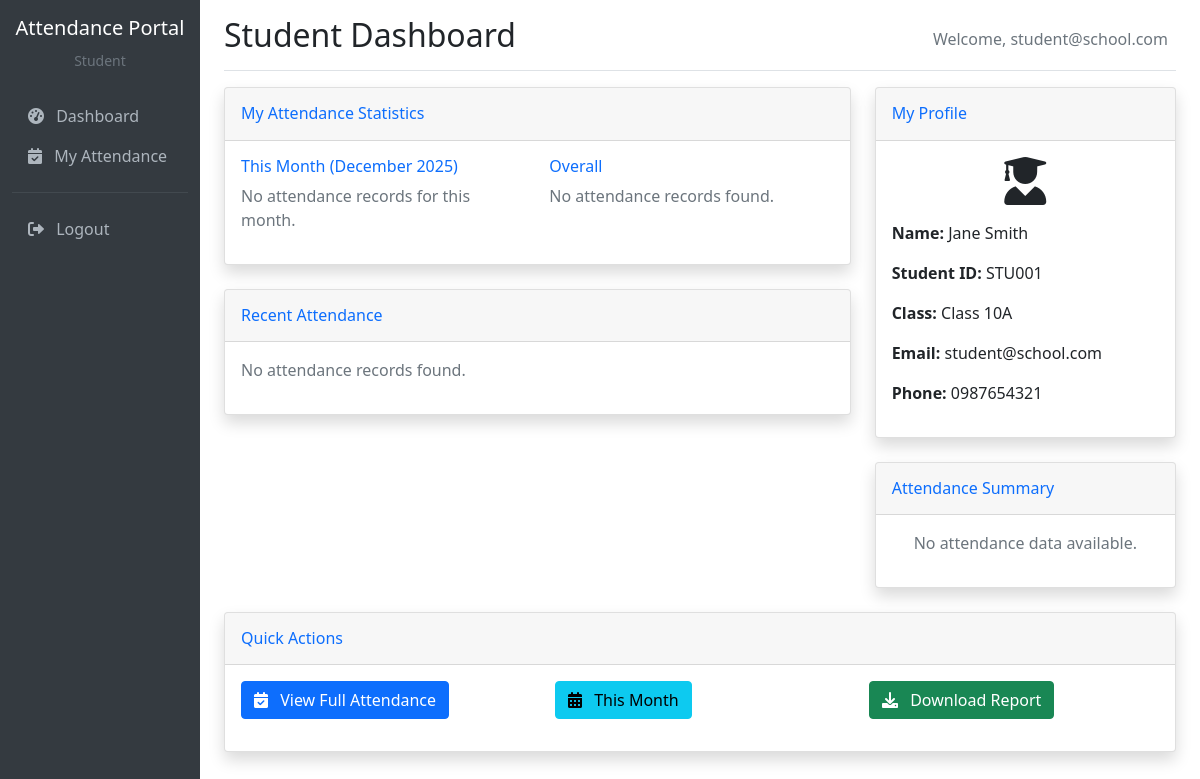
/dashboard (signed in), run on the app's committed database.
### tables this page shows
CREATE TABLE students (
    id INT PRIMARY KEY AUTO_INCREMENT,
    user_id INT NOT NULL,
    student_id VARCHAR(20) UNIQUE NOT NULL,
    first_name VARCHAR(50) NOT NULL,
    last_name VARCHAR(50) NOT NULL,
    class_id INT NOT NULL,
    phone VARCHAR(20),
    address TEXT,
    created_at TIMESTAMP DEFAULT CURRENT_TIMESTAMP,
    FOREIGN KEY (user_id) REFERENCES users(id) ON DELETE CASCADE,
    FOREIGN KEY (class_id) REFERENCES classes(id) ON DELETE CASCADE
);

CREATE TABLE classes (
    id INT PRIMARY KEY AUTO_INCREMENT,
    name VARCHAR(100) NOT NULL,
    description TEXT,
    created_at TIMESTAMP DEFAULT CURRENT_TIMESTAMP
);

CREATE TABLE users (
    id INT PRIMARY KEY AUTO_INCREMENT,
    email VARCHAR(100) UNIQUE NOT NULL,
    password VARCHAR(255) NOT NULL,
    role ENUM('admin', 'teacher', 'student') NOT NULL,
    created_at TIMESTAMP DEFAULT CURRENT_TIMESTAMP,
    updated_at TIMESTAMP DEFAULT CURRENT_TIMESTAMP ON UPDATE CURRENT_TIMESTAMP
);

### index.php (called while the page is built, shortened)
<?php
spl_autoload_register(function ($class) {
    $paths = [
        APP_PATH . '/controllers/',
        APP_PATH . '/models/',
        APP_PATH . '/core/',
        CONFIG_PATH . '/'
    ];
    foreach ($paths as $path) {
        $file = $path . $class . '.php';
        if (file_exists($file)) {
            return;
        }
    }
});
require_once CONFIG_PATH . '/database.php';
$router = new Router();
$router->add('', 'AuthController@login');
$router->add('login', 'AuthController@login');
$router->add('signup', 'AuthController@signup');
$router->add('logout', 'AuthController@logout');
$router->add('dashboard', 'DashboardController@index');
$router->add('admin/users', 'AdminController@users');
$router->add('admin/classes', 'AdminController@classes');
$router->add('admin/subjects', 'AdminController@subjects');
$router->add('admin/reports', 'AdminController@reports');
$router->add('teacher/attendance', 'TeacherController@attendance');
$router->add('teacher/mark-attendance', 'TeacherController@markAttendance');
$router->add('student/attendance', 'StudentController@attendance');
$router->add('api/save-attendance', 'ApiController@saveAttendance');
$router->add('api/export-csv', 'ApiController@exportCsv');
$router->dispatch();

### config/database.php (called while the page is built, shortened)
<?php
class Database {
    private static $instance = null;
    private $connection;
    private $host = 'localhost';
    private $database = 'attendance_portal';
    private $username = 'root';
    private $password = '';
    private function __construct() {
        try {
            $this->connection = new PDO(
                "mysql:host={$this->host};dbname={$this->database};charset=utf8mb4",
                $this->username,
                $this->password,
                [
                    PDO::ATTR_ERRMODE => PDO::ERRMODE_EXCEPTION,
                    PDO::ATTR_DEFAULT_FETCH_MODE => PDO::FETCH_ASSOC,
                    PDO::ATTR_EMULATE_PREPARES => false
                ]
            );
        } catch (PDOException $e) {
            die("Database connection failed: " . $e->getMessage());
        }
    }
    public static function getInstance() {
        if (self::$instance === null) {
            self::$instance = new self();
        }
        return self::$instance;
    }
    public function query($sql, $params = []) {
        try {
            $stmt = $this->connection->prepare($sql);
            $stmt->execute($params);
            return $stmt;
        } catch (PDOException $e) {
            error_log("Database query error: " . $e->getMessage());
            throw $e;
        }
    }
    public function fetch($sql, $params = []) {
        return $this->query($sql, $params)->fetch();
    }
}

### app/models/Student.php (called while the page is built, shortened)
<?php
class Student {
    private $db;
    public function __construct() {
        $this->db = Database::getInstance();
    }
    public function findByUserId($userId) {
        return $this->db->fetch(
            "SELECT s.*, c.name as class_name
             FROM students s
             JOIN classes c ON s.class_id = c.id
             WHERE s.user_id = ?",
            [$userId]
        );
    }
    public function getAttendanceStats($studentId, $month = null, $year = null) {
        $whereClause = "WHERE a.student_id = ?";
        $params = [$studentId];
        if ($month && $year) {
            $whereClause .= " AND MONTH(a.date) = ? AND YEAR(a.date) = ?";
            $params[] = $month;
            $params[] = $year;
        }
        return $this->db->fetch(
            "SELECT
                COUNT(*) as total_days,
                SUM(CASE WHEN a.status = 'present' THEN 1 ELSE 0 END) as present_days,
                SUM(CASE WHEN a.status = 'absent' THEN 1 ELSE 0 END) as absent_days,
                SUM(CASE WHEN a.status = 'late' THEN 1 ELSE 0 END) as late_days,
                ROUND((SUM(CASE WHEN a.status = 'present' THEN 1 ELSE 0 END) / COUNT(*)) * 100, 2) as attendance_percentage
             FROM attendance a
             $whereClause",
            $params
        );
    }
}

### app/views/dashboard/student.php (the view, shortened to what this page needs)
<?php
include APP_PATH . '/views/layout/header.php';
?>
<div class="row">
    <div class="col-lg-8">
        <div class="card shadow mb-4">
            <div class="card-header py-3">
                <h6 class="m-0 font-weight-bold text-primary">My Attendance Statistics</h6>
            </div>
            <div class="card-body">
                <div class="row">
                    <div class="col-md-6">
                        <h6 class="text-primary">This Month (<?= date('F Y') ?>)</h6>
                        <?php if ($monthly_stats && $monthly_stats['total_days'] > 0): ?>
                        <div class="progress mb-3" style="height: 25px;">
                            <div class="progress-bar bg-success" role="progressbar"
                                 style="width: <?= $monthly_stats['attendance_percentage'] ?>%">
                                <?= $monthly_stats['attendance_percentage'] ?>%
                            </div>
                        </div>
                        <div class="row text-center">
                            <div class="col-4">
                                <h5 class="text-success"><?= $monthly_stats['present_days'] ?></h5>
                                <small class="text-muted">Present</small>
                            </div>
                            <div class="col-4">
                                <h5 class="text-danger"><?= $monthly_stats['absent_days'] ?></h5>
                                <small class="text-muted">Absent</small>
                            </div>
                            <div class="col-4">
                                <h5 class="text-warning"><?= $monthly_stats['late_days'] ?></h5>
                                <small class="text-muted">Late</small>
                            </div>
                        </div>
                        <?php else: ?>
                        <p class="text-muted">No attendance records for this month.</p>
                        <?php endif; ?>
                    </div>
                    <div class="col-md-6">
                        <h6 class="text-primary">Overall</h6>
                        <?php if ($overall_stats && $overall_stats['total_days'] > 0): ?>
                        <div class="progress mb-3" style="height: 25px;">
                            <div class="progress-bar bg-info" role="progressbar"
                                 style="width: <?= $overall_stats['attendance_percentage'] ?>%">
                                <?= $overall_stats['attendance_percentage'] ?>%
                            </div>
                        </div>
                        <div class="row text-center">
                            <div class="col-4">
                                <h5 class="text-success"><?= $overall_stats['present_days'] ?></h5>
                                <small class="text-muted">Present</small>
                            </div>
                            <div class="col-4">
                                <h5 class="text-danger"><?= $overall_stats['absent_days'] ?></h5>
                                <small class="text-muted">Absent</small>
                            </div>
                            <div class="col-4">
                                <h5 class="text-warning"><?= $overall_stats['late_days'] ?></h5>
                                <small class="text-muted">Late</small>
                            </div>
                        </div>
                        <?php else: ?>
                        <p class="text-muted">No attendance records found.</p>
                        <?php endif; ?>
                    </div>
                </div>
            </div>
        </div>
        <div class="card shadow mb-4">
            <div class="card-header py-3">
                <h6 class="m-0 font-weight-bold text-primary">Recent Attendance</h6>
            </div>
            <div class="card-body">
                <?php if (empty($recent_attendance)): ?>
                    <p class="text-muted">No attendance records found.</p>
                <?php endif; ?>
            </div>
        </div>
    </div>
    <div class="col-lg-4">
        <div class="card shadow mb-4">
            <div class="card-header py-3">
                <h6 class="m-0 font-weight-bold text-primary">My Profile</h6>
            </div>
            <div class="card-body">
                <div class="text-center mb-3">
                    <i class="fas fa-user-graduate fa-3x text-gray-300"></i>
                </div>
                <p><strong>Name:</strong> <?= htmlspecialchars($student['first_name'] . ' ' . $student['last_name']) ?></p>
                <p><strong>Student ID:</strong> <?= htmlspecialchars($student['student_id']) ?></p>
                <p><strong>Class:</strong> <?= htmlspecialchars($student['class_name']) ?></p>
                <p><strong>Email:</strong> <?= htmlspecialchars($user['email']) ?></p>
                <?php if ($student['phone']): ?>
                <p><strong>Phone:</strong> <?= htmlspecialchars($student['phone']) ?></p>
                <?php endif; ?>
            </div>
        </div>
        <div class="card shadow mb-4">
            <div class="card-header py-3">
                <h6 class="m-0 font-weight-bold text-primary">Attendance Summary</h6>
            </div>
            <div class="card-body">
                <?php if ($overall_stats && $overall_stats['total_days'] > 0): ?>
                <div class="text-center">
                    <div class="mb-3">
                        <h3 class="text-primary"><?= $overall_stats['attendance_percentage'] ?>%</h3>
                        <small class="text-muted">Overall Attendance</small>
                    </div>
                    <div class="row">
                        <div class="col-12 mb-2">
                            <div class="d-flex justify-content-between">
                                <span>Total Days:</span>
                                <strong><?= $overall_stats['total_days'] ?></strong>
                            </div>
                        </div>
                        <div class="col-12 mb-2">
                            <div class="d-flex justify-content-between">
                                <span class="text-success">Present:</span>
                                <strong><?= $overall_stats['present_days'] ?></strong>
                            </div>
                        </div>
                        <div class="col-12 mb-2">
                            <div class="d-flex justify-content-between">
                                <span class="text-danger">Absent:</span>
                                <strong><?= $overall_stats['absent_days'] ?></strong>
                            </div>
                        </div>
                        <div class="col-12">
                            <div class="d-flex justify-content-between">
                                <span class="text-warning">Late:</span>
                                <strong><?= $overall_stats['late_days'] ?></strong>
                            </div>
                        </div>
                    </div>
                </div>
                <?php else: ?>
                <p class="text-muted text-center">No attendance data available.</p>
                <?php endif; ?>
            </div>
        </div>
    </div>
</div>
<div class="row">
    <div class="col-lg-12">
        <div class="card shadow mb-4">
            <div class="card-header py-3">
                <h6 class="m-0 font-weight-bold text-primary">Quick Actions</h6>
            </div>
            <div class="card-body">
                <div class="row">
                    <div class="col-md-4 mb-3">
                        <a href="<?= $url('student/attendance') ?>" class="btn btn-primary btn-block">
                            <i class="fas fa-calendar-check me-2"></i>
                            View Full Attendance
                        </a>
                    </div>
                    <div class="col-md-4 mb-3">
                        <a href="<?= $url('student/attendance?month=' . date('n') . '&year=' . date('Y')) ?>" class="btn btn-info btn-block">
                            <i class="fas fa-calendar-alt me-2"></i>
                            This Month
                        </a>
                    </div>
                    <div class="col-md-4 mb-3">
                        <a href="<?= $url('api/export-csv?student=' . $student['id']) ?>" class="btn btn-success btn-block">
                            <i class="fas fa-download me-2"></i>
                            Download Report
                        </a>
                    </div>
                </div>
            </div>
        </div>
    </div>
</div>
<?php include APP_PATH . '/views/layout/footer.php'; ?>

### data on the page
students: first_name+last_name "Jane Smith", student "STU001", class.name "Class 10A", phone "0987654321"
users: email "student@school.com"

### other printed values
$_SESSION['user_role'] "Student"
$pageTitle "Student Dashboard"
$_SESSION['user_email'] "student@school.com"
